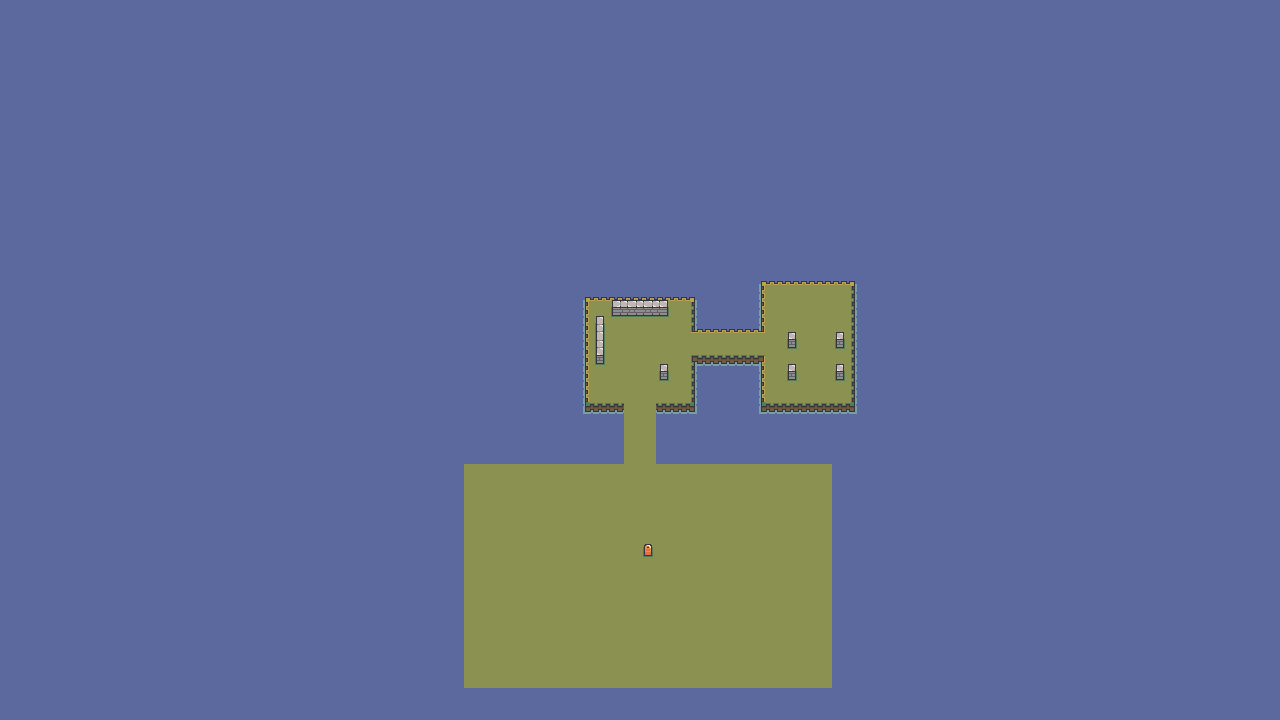

Rendered tile map (Tiled .tmx) drawn with the repository's tilesets; below, a short description and the map source with its tile grids summarised:
An orthogonal 80x45 tile map with 16x16 px tiles, 6 tile layers (Water, Walls_under, Ground, Walls_sides, ...), 2 tilesets.

<map version="1.10" tiledversion="1.10.1" orientation="orthogonal" renderorder="right-down" width="80" height="45" tilewidth="16" tileheight="16" infinite="0" nextlayerid="7" nextobjectid="1">
 <tileset firstgid="1" name="forest_" tilewidth="16" tileheight="16" tilecount="140" columns="20">
  <image source="forest_.png" width="320" height="112" />
 </tileset>
 <tileset firstgid="141" name="forest_walls" tilewidth="16" tileheight="16" tilecount="180" columns="15">
  <image source="forest_walls.png" width="240" height="192" />
 </tileset>
 <layer id="4" name="Water" width="80" height="45">
  <data>[3600 cells, 3178 non-empty, 1 distinct tile ids]</data>
 </layer>
 <layer id="5" name="Walls_under" width="80" height="45">
  <data>[3600 cells, 12 non-empty, 1 distinct tile ids]</data>
 </layer>
 <layer id="1" name="Ground" width="80" height="45">
  <data>[3600 cells, 3600 non-empty, 14 distinct tile ids]</data>
 </layer>
 <layer id="3" name="Walls_sides" width="80" height="45">
  <data>[3600 cells, 10 non-empty, 5 distinct tile ids]</data>
 </layer>
 <layer id="2" name="Walls" width="80" height="45">
  <data>[3600 cells, 22 non-empty, 6 distinct tile ids]</data>
 </layer>
 <layer id="6" name="Enemies" width="80" height="45">
  <data>[3600 cells, 1 non-empty, 1 distinct tile ids]</data>
 </layer>
</map>
